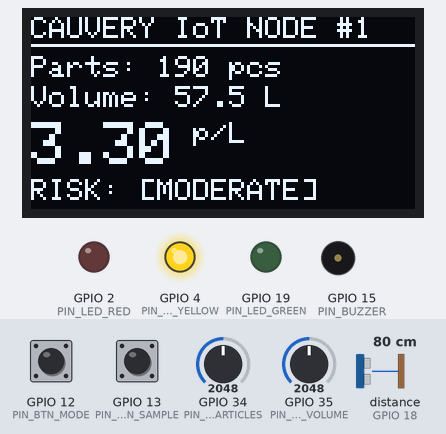
Simulated run of this sketch. Board: ESP32. On the bench: 128×64 one-colour display, output pins drawn as LEDs (lit = HIGH), buzzer (waves = sounding). Wiring (from diagram.json): ultrasonic range finder: trigger GPIO 5; echo GPIO 18. Inputs (shaded band) come from the test bench; at power-on: GPIO 13 (PIN_BTN_SAMPLE) HIGH, GPIO 34 (PIN_POT_PARTICLES) = 2048, GPIO 12 (PIN_BTN_MODE) HIGH, GPIO 35 (PIN_POT_VOLUME) = 2048, distance to the obstacle (sensor on GPIO 18) 80 cm. The echo pulse lasts 58.3 µs per cm; WiFi joins after 1.5 s; servers stay silent unless stated; uploads are accepted with an empty reply; pins used as bus, display or sensor lines are not drawn; what the sketch prints to the serial monitor is not drawn.

Above: at 4.1 s.
4.2 s: GPIO 13 (PIN_BTN_SAMPLE) pulled LOW for 0.15 s
At 5.8 s:
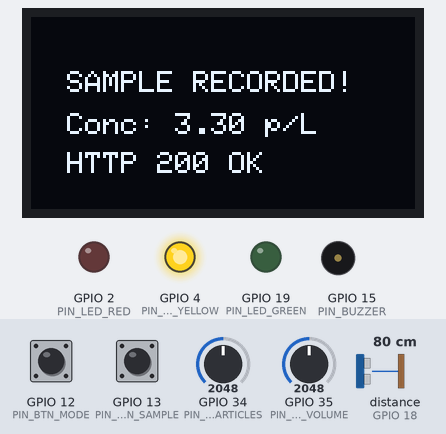
6.4 s: GPIO 34 (PIN_POT_PARTICLES) set to 1274
At 7.6 s:
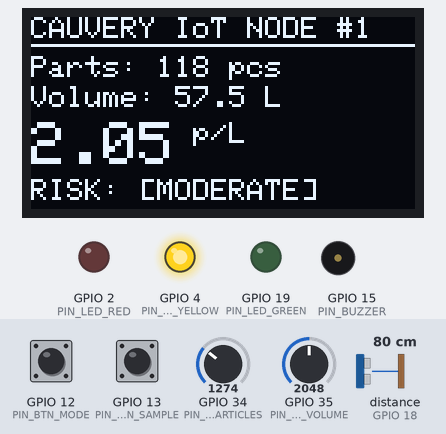
7.9 s: GPIO 34 (PIN_POT_PARTICLES) set to 1204
At 8.3 s:
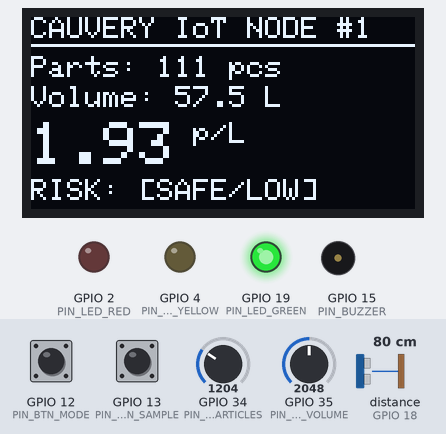
9.5 s: GPIO 12 (PIN_BTN_MODE) pulled LOW for 0.15 s
At 10.9 s:
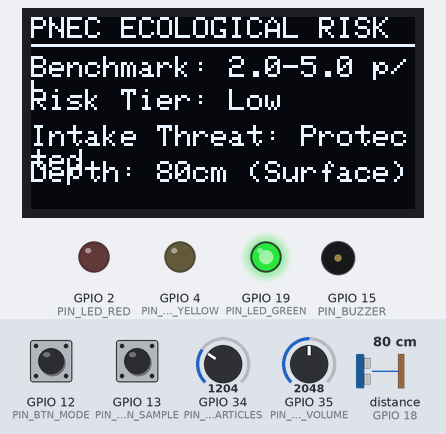
11.2 s: GPIO 35 (PIN_POT_VOLUME) set to 1920
At 11.5 s:
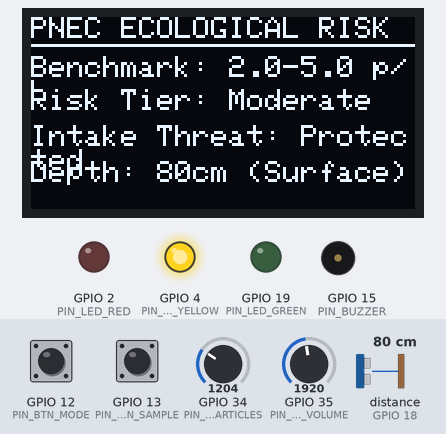
12.7 s: GPIO 35 (PIN_POT_VOLUME) set to 371
14.2 s: GPIO 35 (PIN_POT_VOLUME) set to 312
At 15.0 s:
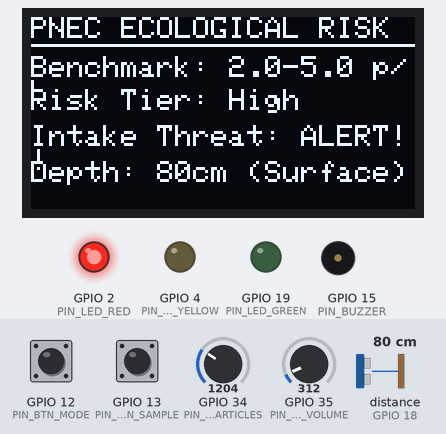
Timing chart, 0 to 18.2 s (numbered marks = the images above; inputs shaded):
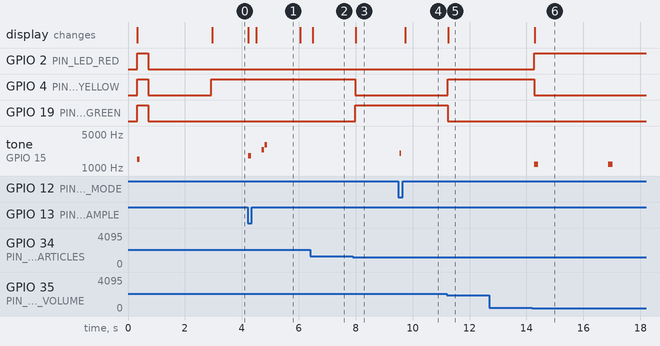

The sketch:

sketch.ino
```cpp
/*
 * ==============================================================================
 * PROJECT: Plastic in Every Drop - Microplastic Contamination Monitoring
 * FIELD SENSOR NODE SIMULATOR (ESP32 DevKit v1 + Wokwi)
 * ==============================================================================
 * Academic Capstone Project: Environmental Science & Engineering
 * Research Team: MUKESH (927623BAD065), PERIASAMY (927623BAD073), PRASANTH (927623BAD079)
 *
 * SENSORS & ACTUATORS PINOUT:
 * - OLED Display (SSD1306 I2C 128x64): SDA -> GPIO 21, SCL -> GPIO 22
 * - Optical Nephelometer (Particle Count): Potentiometer -> GPIO 34 (ADC1)
 * - Flow Chamber Volume Meter (Litres):   Potentiometer -> GPIO 35 (ADC1)
 * - Water Depth Strata Sensor (HC-SR04):  TRIG -> GPIO 5, ECHO -> GPIO 18
 * - Green LED (Low Risk < 2.0 p/L):       GPIO 19
 * - Yellow LED (Moderate Risk 2-5 p/L):   GPIO 4
 * - Red LED (High Risk > 5.0 p/L):        GPIO 2
 * - Alert Piezo Buzzer:                   GPIO 15
 * - Pushbutton 1 (Capture & Transmit):    GPIO 13 (Internal Pullup, to GND)
 * - Pushbutton 2 (Cycle Display Screen):  GPIO 12 (Internal Pullup, to GND)
 * ==============================================================================
 */

#include <Wire.h>
#include <Adafruit_GFX.h>
#include <Adafruit_SSD1306.h>
#include <WiFi.h>
#include <HTTPClient.h>
#include <ArduinoJson.h>

// --- OLED Display Configuration ---
#define SCREEN_WIDTH 128
#define SCREEN_HEIGHT 64
#define OLED_RESET -1
Adafruit_SSD1306 display(SCREEN_WIDTH, SCREEN_HEIGHT, &Wire, OLED_RESET);

// --- Pin Definitions ---
const int PIN_POT_PARTICLES = 34; // Optical Nephelometer particulate count
const int PIN_POT_VOLUME    = 35; // Water volume chamber (Litres)
const int PIN_TRIG          = 5;  // Ultrasonic Trigger
const int PIN_ECHO          = 18; // Ultrasonic Echo
const int PIN_LED_GREEN     = 19; // Safe / Low Risk (< 2.0 p/L)
const int PIN_LED_YELLOW    = 4;  // Moderate Risk (2.0 - 5.0 p/L)
const int PIN_LED_RED       = 2;  // High Ecological Risk (> 5.0 p/L)
const int PIN_BUZZER        = 15; // Acoustic Alarm
const int PIN_BTN_SAMPLE    = 13; // Capture & Telemetry Trigger (Active LOW)
const int PIN_BTN_MODE      = 12; // Cycle Display Screen (Active LOW)

// --- Wi-Fi & Backend Endpoint Configuration ---
// Wokwi provides free internet simulation through SSID "Wokwi-GUEST"
const char* WIFI_SSID = "Wokwi-GUEST";
const char* WIFI_PASS = "";
// Default endpoint pointing to local dev machine or proxy
const char* API_URL = "http://10.0.2.2:5000/api/samples";

// --- Measurement State Variables ---
int rawParticleAdc = 0;
int rawVolumeAdc = 0;
int particleCount = 0;
float sampleVolume = 50.0;
float concentration = 0.0;
String riskCategory = "Low";
float waterDepthCm = 30.0;
String depthStrata = "Surface (0-0.5m)";
String suspectedSource = "Synthetic textile fibres";
String particleType = "Fibres";

int currentScreen = 0; // 0 = Live Telemetry, 1 = Ecological Risk, 2 = Source Fingerprint
bool lastBtnSampleState = HIGH;
bool lastBtnModeState = HIGH;
unsigned long lastSampleTime = 0;
unsigned long lastDisplayTime = 0;
unsigned long lastBuzzerAlertTime = 0;
bool isTransmitting = false;
String lastSyncStatus = "Standby (Ready)";

// --- Helper: Read Ultrasonic Distance for Sampling Depth ---
float readDepthCm() {
  digitalWrite(PIN_TRIG, LOW);
  delayMicroseconds(2);
  digitalWrite(PIN_TRIG, HIGH);
  delayMicroseconds(10);
  digitalWrite(PIN_TRIG, LOW);

  long duration = pulseIn(PIN_ECHO, HIGH, 30000); // 30ms timeout
  if (duration <= 0) return 30.0; // fallback default
  float distance = duration * 0.0343 / 2.0;
  return distance;
}

// --- Helper: Categorize Environmental Risk based on PNEC Benchmarks ---
void evaluateEcologicalRisk() {
  if (concentration < 2.0) {
    riskCategory = "Low";
    digitalWrite(PIN_LED_GREEN, HIGH);
    digitalWrite(PIN_LED_YELLOW, LOW);
    digitalWrite(PIN_LED_RED, LOW);
  } else if (concentration <= 5.0) {
    riskCategory = "Moderate";
    digitalWrite(PIN_LED_GREEN, LOW);
    digitalWrite(PIN_LED_YELLOW, HIGH);
    digitalWrite(PIN_LED_RED, LOW);
  } else {
    riskCategory = "High";
    digitalWrite(PIN_LED_GREEN, LOW);
    digitalWrite(PIN_LED_YELLOW, LOW);
    digitalWrite(PIN_LED_RED, HIGH);

    // Pulse buzzer intermittently for High Risk / Drinking water threat
    unsigned long now = millis();
    if (now - lastBuzzerAlertTime > 2500) {
      lastBuzzerAlertTime = now;
      tone(PIN_BUZZER, 1200, 150);
    }
  }

  // Assign depth strata & source attribution based on depth & particle profile
  if (waterDepthCm < 50.0) {
    depthStrata = "Surface (0-0.5m)";
    suspectedSource = "Synthetic textile fibres";
    particleType = "Fibres";
  } else if (waterDepthCm <= 200.0) {
    depthStrata = "Mid-depth (2-5m)";
    suspectedSource = "Plastic litter & packaging";
    particleType = "Fragments";
  } else {
    depthStrata = "Sediment / Benthic";
    suspectedSource = "Tyre & road wear";
    particleType = "Films";
  }
}

// --- Display Screens ---
void drawScreen0_LiveTelemetry() {
  display.clearDisplay();

  // Header
  display.setTextSize(1);
  display.setTextColor(SSD1306_WHITE);
  display.setCursor(0, 0);
  display.print("CAUVERY IoT NODE #1");
  display.drawLine(0, 9, 128, 9, SSD1306_WHITE);

  // Particle & Volume readings
  display.setCursor(0, 13);
  display.print("Parts: ");
  display.print(particleCount);
  display.print(" pcs");

  display.setCursor(0, 23);
  display.print("Volume: ");
  display.print(sampleVolume, 1);
  display.print(" L");

  // Prominent Concentration
  display.setCursor(0, 35);
  display.setTextSize(2);
  display.print(concentration, 2);
  display.setTextSize(1);
  display.print(" p/L");

  // Risk Badge Bar
  display.setCursor(0, 54);
  display.print("RISK: ");
  if (riskCategory == "Low") {
    display.print("[SAFE/LOW]");
  } else if (riskCategory == "Moderate") {
    display.print("[MODERATE]");
  } else {
    display.print("[!! HIGH !!]");
  }

  display.display();
}

void drawScreen1_EcologicalRisk() {
  display.clearDisplay();

  // Header
  display.setTextSize(1);
  display.setTextColor(SSD1306_WHITE);
  display.setCursor(0, 0);
  display.print("PNEC ECOLOGICAL RISK");
  display.drawLine(0, 9, 128, 9, SSD1306_WHITE);

  display.setCursor(0, 13);
  display.print("Benchmark: 2.0-5.0 p/L");

  display.setCursor(0, 24);
  display.print("Risk Tier: ");
  display.print(riskCategory);

  display.setCursor(0, 36);
  display.print("Intake Threat: ");
  if (riskCategory == "High") {
    display.print("ALERT!!");
  } else {
    display.print("Protected");
  }

  display.setCursor(0, 48);
  display.print("Depth: ");
  display.print(waterDepthCm, 0);
  display.print("cm ");
  display.print(waterDepthCm > 200 ? "(Benthic)" : "(Surface)");

  display.display();
}

void drawScreen2_SourceFingerprint() {
  display.clearDisplay();

  // Header
  display.setTextSize(1);
  display.setTextColor(SSD1306_WHITE);
  display.setCursor(0, 0);
  display.print("SOURCE & TELEMETRY");
  display.drawLine(0, 9, 128, 9, SSD1306_WHITE);

  display.setCursor(0, 13);
  display.print("Type: ");
  display.print(particleType);

  display.setCursor(0, 24);
  display.print("Src: ");
  display.print(suspectedSource.substring(0, 14));

  display.setCursor(0, 36);
  display.print("Sync: ");
  display.print(lastSyncStatus.substring(0, 14));

  display.setCursor(0, 52);
  display.print("[BTN1: Send Telemetry]");

  display.display();
}

// --- Transmit Telemetry Payload to SQLite / REST API ---
void transmitTelemetry() {
  isTransmitting = true;

  // Visual feedback on OLED
  display.clearDisplay();
  display.setTextSize(1);
  display.setTextColor(SSD1306_WHITE);
  display.setCursor(10, 15);
  display.print("TRANSMITTING...");
  display.setCursor(10, 30);
  display.print("Telemetry Payload");
  display.setCursor(10, 45);
  display.print("To Central SQLite");
  display.display();

  // Acoustic beep feedback
  tone(PIN_BUZZER, 1800, 100);

  // Build JSON Payload matching Backend schema
  StaticJsonDocument<512> doc;
  doc["date"] = "2024-10-29";
  doc["location"] = "Cauvery River - IoT Field Sensor #1";
  doc["water_body_type"] = "River";
  doc["latitude"] = 11.7942;
  doc["longitude"] = 77.8011;
  doc["sample_volume"] = sampleVolume;
  doc["particle_count"] = particleCount;
  doc["particle_type"] = particleType;
  doc["suspected_source"] = suspectedSource;
  doc["sampling_depth"] = depthStrata;
  doc["drinking_water_intake_nearby"] = (riskCategory != "Low");
  doc["notes"] = "Live field telemetry captured via ESP32 Optical Sensor Node";

  String jsonString;
  serializeJson(doc, jsonString);

  Serial.println("\n========================================================");
  Serial.println(">>> TRANSMITTING TELEMETRY TO EVS ENVIRONMENTAL PLATFORM");
  Serial.println("========================================================");
  Serial.println(jsonString);

  // Attempt HTTP transmission if Wi-Fi connected
  bool transmitted = false;
  if (WiFi.status() == WL_CONNECTED) {
    HTTPClient http;
    http.begin(API_URL);
    http.addHeader("Content-Type", "application/json");
    http.setTimeout(3000);

    int httpResponseCode = http.POST(jsonString);
    if (httpResponseCode > 0) {
      Serial.printf(">>> HTTP Response Code: %d\n", httpResponseCode);
      String response = http.getString();
      Serial.println(response);
      lastSyncStatus = "HTTP " + String(httpResponseCode) + " OK";
      transmitted = true;
    } else {
      Serial.printf(">>> HTTP POST Failed, Error: %s\n", http.errorToString(httpResponseCode).c_str());
      lastSyncStatus = "HTTP Error (Sim)";
    }
    http.end();
  } else {
    Serial.println(">>> Wi-Fi Offline. Transmitted to Serial Telemetry Log.");
    lastSyncStatus = "Serial Logged";
    transmitted = true;
  }

  // Success OLED Screen
  display.clearDisplay();
  display.setCursor(12, 18);
  display.setTextSize(1);
  display.print("SAMPLE RECORDED!");
  display.setCursor(12, 32);
  display.print("Conc: ");
  display.print(concentration, 2);
  display.print(" p/L");
  display.setCursor(12, 45);
  display.print(lastSyncStatus);
  display.display();

  // Double chirp confirmation
  delay(200);
  tone(PIN_BUZZER, 2400, 80);
  delay(100);
  tone(PIN_BUZZER, 3000, 100);
  delay(1200);

  isTransmitting = false;
}

void setup() {
  Serial.begin(115200);
  delay(250);

  Serial.println("\n********************************************************");
  Serial.println("* PLASTIC IN EVERY DROP - ESP32 IOT SENSOR NODE        *");
  Serial.println("* Academic Research Capstone: Cauvery River Basin      *");
  Serial.println("********************************************************");

  // Configure Pin Modes
  pinMode(PIN_POT_PARTICLES, INPUT);
  pinMode(PIN_POT_VOLUME, INPUT);
  pinMode(PIN_TRIG, OUTPUT);
  pinMode(PIN_ECHO, INPUT);

  pinMode(PIN_LED_GREEN, OUTPUT);
  pinMode(PIN_LED_YELLOW, OUTPUT);
  pinMode(PIN_LED_RED, OUTPUT);
  pinMode(PIN_BUZZER, OUTPUT);

  pinMode(PIN_BTN_SAMPLE, INPUT_PULLUP);
  pinMode(PIN_BTN_MODE, INPUT_PULLUP);

  // Initialize OLED Display (I2C 0x3C)
  if (!display.begin(SSD1306_SWITCHCAPVCC, 0x3C)) {
    Serial.println(F("Warning: SSD1306 allocation failed. Check I2C wiring."));
  } else {
    display.clearDisplay();
    display.setTextSize(1);
    display.setTextColor(SSD1306_WHITE);
    display.setCursor(15, 12);
    display.println("MICROPLASTICS");
    display.setCursor(15, 24);
    display.println("MONITORING NODE");
    display.setCursor(15, 42);
    display.println("Init Sensors & Wi-Fi");
    display.display();
  }

  // Self-test LEDs & Buzzer
  digitalWrite(PIN_LED_GREEN, HIGH);
  digitalWrite(PIN_LED_YELLOW, HIGH);
  digitalWrite(PIN_LED_RED, HIGH);
  tone(PIN_BUZZER, 1500, 100);
  delay(400);
  digitalWrite(PIN_LED_GREEN, LOW);
  digitalWrite(PIN_LED_YELLOW, LOW);
  digitalWrite(PIN_LED_RED, LOW);

  // Connect to simulated Wi-Fi in Wokwi
  Serial.print("Connecting to Wi-Fi SSID '");
  Serial.print(WIFI_SSID);
  Serial.print("'");
  WiFi.begin(WIFI_SSID, WIFI_PASS);

  int wifiRetries = 0;
  while (WiFi.status() != WL_CONNECTED && wifiRetries < 15) {
    delay(200);
    Serial.print(".");
    wifiRetries++;
  }

  if (WiFi.status() == WL_CONNECTED) {
    Serial.println("\n[OK] Wi-Fi Connected! IP Address: " + WiFi.localIP().toString());
  } else {
    Serial.println("\n[INFO] Running in Standalone In-Situ Mode (Offline Telemetry Log)");
  }

  delay(600);
}

void loop() {
  unsigned long now = millis();

  // Read Sensors periodically (every 100ms)
  if (now - lastSampleTime >= 100) {
    lastSampleTime = now;

    // 1. Read Nephelometer Potentiometer (ADC1 GPIO 34: 0 - 4095)
    rawParticleAdc = analogRead(PIN_POT_PARTICLES);
    particleCount = map(rawParticleAdc, 0, 4095, 0, 380);

    // 2. Read Flow Chamber Volume Potentiometer (ADC1 GPIO 35: 0 - 4095)
    rawVolumeAdc = analogRead(PIN_POT_VOLUME);
    sampleVolume = map(rawVolumeAdc, 0, 4095, 150, 1000) / 10.0; // 15.0 to 100.0 L

    // 3. Read Ultrasonic Sensor for Depth Strata
    waterDepthCm = readDepthCm();

    // 4. Calculate Concentration = Count / Volume (particles/L)
    if (sampleVolume > 0) {
      concentration = (float)particleCount / sampleVolume;
    } else {
      concentration = 0.0;
    }

    // 5. Categorize Ecological Risk
    evaluateEcologicalRisk();
  }

  // Handle Pushbutton 1: Sample & Transmit Telemetry
  bool btnSampleState = digitalRead(PIN_BTN_SAMPLE);
  if (lastBtnSampleState == HIGH && btnSampleState == LOW && !isTransmitting) {
    transmitTelemetry();
  }
  lastBtnSampleState = btnSampleState;

  // Handle Pushbutton 2: Cycle Display Screen Mode
  bool btnModeState = digitalRead(PIN_BTN_MODE);
  if (lastBtnModeState == HIGH && btnModeState == LOW) {
    currentScreen = (currentScreen + 1) % 3;
    tone(PIN_BUZZER, 2000, 50);
  }
  lastBtnModeState = btnModeState;

  // Refresh OLED Display (every 200ms)
  if (!isTransmitting && (now - lastDisplayTime >= 200)) {
    lastDisplayTime = now;

    if (currentScreen == 0) {
      drawScreen0_LiveTelemetry();
    } else if (currentScreen == 1) {
      drawScreen1_EcologicalRisk();
    } else {
      drawScreen2_SourceFingerprint();
    }
  }

  delay(20);
}
```

Measured:
- the behaviour switches between 1240 and 1239 on GPIO 34 (PIN_POT_PARTICLES) (found by bisection; images 2 and 3)
- the behaviour switches between 1956 and 1955 on GPIO 35 (PIN_POT_VOLUME) (found by bisection; images 4 and 5)
- the behaviour switches between 347 and 346 on GPIO 35 (PIN_POT_VOLUME) (found by bisection; images 5 and 6)
- after the input at 4.2 s, tone on GPIO 15 (PIN_BUZZER): plays 1800 Hz for 0.10 s, 2400 Hz for 0.08 s, 3000 Hz for 0.10 s, starting at once; the display: first differs from a run without the input at once (image 1 shows a later state)
- after the input at 6.4 s, the display: changes after 0.09 s (image 2)
- after the input at 7.9 s, GPIO 4 (PIN_LED_YELLOW): HIGH → LOW after 0.08 s; GPIO 19 (PIN_LED_GREEN): LOW → HIGH after 0.08 s; the display: changes after 0.10 s (image 3)
- after the input at 9.5 s, tone on GPIO 15 (PIN_BUZZER): silent → 2000 Hz at once, → silent 0.05 s later; the display: changes after 0.24 s (image 4)
- after the input at 11.2 s, GPIO 4 (PIN_LED_YELLOW): LOW → HIGH at once; GPIO 19 (PIN_LED_GREEN): HIGH → LOW at once; the display: changes after 0.06 s (image 5)
- after the input at 12.7 s, every drawn part: stays the same
- after the input at 14.2 s, GPIO 2 (PIN_LED_RED): LOW → HIGH after 0.07 s; GPIO 4 (PIN_LED_YELLOW): HIGH → LOW after 0.07 s; tone on GPIO 15 (PIN_BUZZER): alternates 1200 Hz for 0.15 s and silent for 2.5 s, starting after 0.07 s; the display: changes after 0.10 s (image 6)
